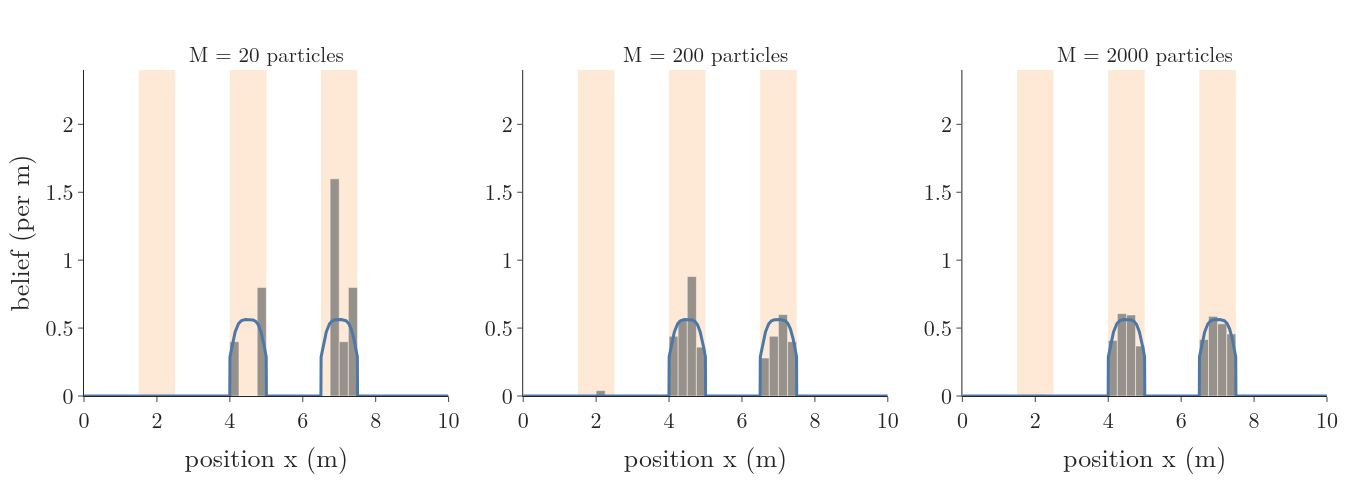

Write Python code to recreate this figure.
"""More particles, closer to the exact belief: the particle histogram after the second reading (weighed, before
resampling) for 20, 200 and 2000 particles, against the exact belief from a fine grid (blue line).
Run: python cloud_vs_exact.py -> cloud_vs_exact.png"""
from pathlib import Path

import numpy as np
import plotly.graph_objects as go
from plotly.subplots import make_subplots
from gifkit import BLUE, FONT, GREY, ORANGE
from pfsim import DOORS, LOOP, grid_belief, run

here = Path(__file__).parent
xs, _, bels = grid_belief()
Ms = [20, 200, 2000]
fig = make_subplots(rows=1, cols=3, subplot_titles=[f"M = {m} particles" for m in Ms], horizontal_spacing=0.06)
for j, M in enumerate(Ms):
    name, x, w = run(M, np.random.default_rng(3))[4]                 # "weigh 2"
    assert name == "weigh 2"
    hist, e = np.histogram(x, bins=40, range=(0, LOOP), weights=w)
    for a, b in DOORS:
        fig.add_shape(type="rect", x0=a, x1=b, y0=0, y1=1, xref=f"x{j + 1 if j else ''}",
                      yref=f"y{j + 1 if j else ''} domain", fillcolor=ORANGE, opacity=0.18, line_width=0, layer="below")
    fig.add_trace(go.Bar(x=(e[:-1] + e[1:]) / 2, y=hist / (e[1] - e[0]), width=e[1] - e[0], marker_color=GREY,
                         opacity=0.7), row=1, col=j + 1)
    fig.add_trace(go.Scatter(x=xs, y=bels[1], mode="lines", line=dict(color=BLUE, width=3)), row=1, col=j + 1)
fig.update_xaxes(range=[0, LOOP], dtick=2, title="position x (m)")
fig.update_yaxes(range=[0, 2.4])
fig.update_yaxes(title="belief (per m)", col=1)
fig.update_layout(template="simple_white", font=FONT, width=1350, height=480, showlegend=False, bargap=0,
                  margin=dict(l=80, r=20, t=70, b=70))
fig.update_annotations(font_size=21)
fig.write_image(here / "cloud_vs_exact.png")
